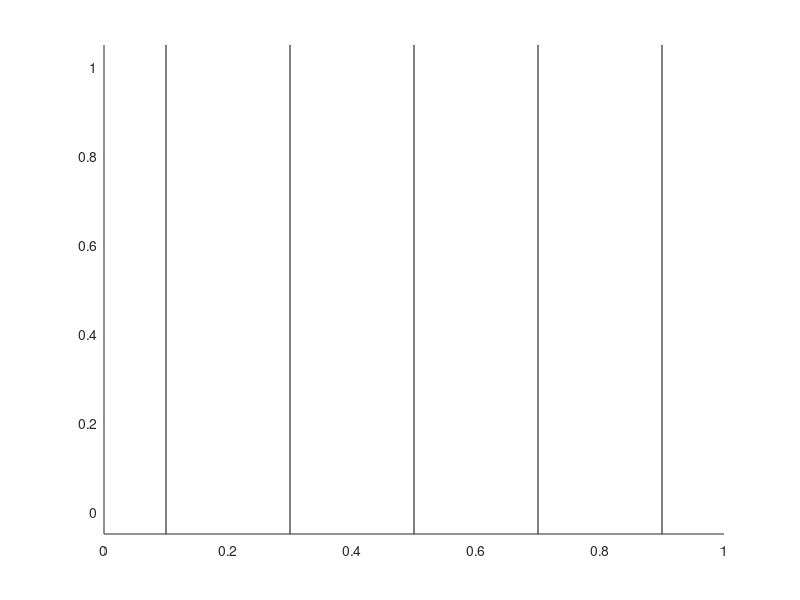

Reproduce this figure in MATLAB.
function barboxes(varargin)

if ~isempty(varargin) && all(ishghandle(varargin{1}))
    ax = varargin{1}(:).';
    varargin(1) = [];
else
    ax = gca();
end

h = {};
for i = ax
    axes(i);

    xTick = get(i,'xTick');
    step = (xTick(2)-xTick(1)) / 2;

    xLim = get(i,'xLim');
    axis(i,'tight');
    yLim = get(i,'yLim');
    tickLength = get(i,'tickLength');
    yLimAdd = (yLim(2) - yLim(1)) / 20;
    set(i,'xLim',xLim,'yLim',[yLim(1)-yLimAdd,yLim(2)+yLimAdd],...
        'xLimMode','manual','yLimMode','manual', ...
        'xTickMode','manual','xGrid','off','tickLength',[0,tickLength(2)]);
    yLim = get(i,'yLim');

    h{end+1} = [];
    for j = xTick
        h{end}(end+1) = line([j-step,j-step],yLim);
    end
    h{end}(end+1) = line([j+step,j+step],ylim);
    set(h{end},'lineStyle',get(i,'gridLineStyle'),'color','black');
end

end
